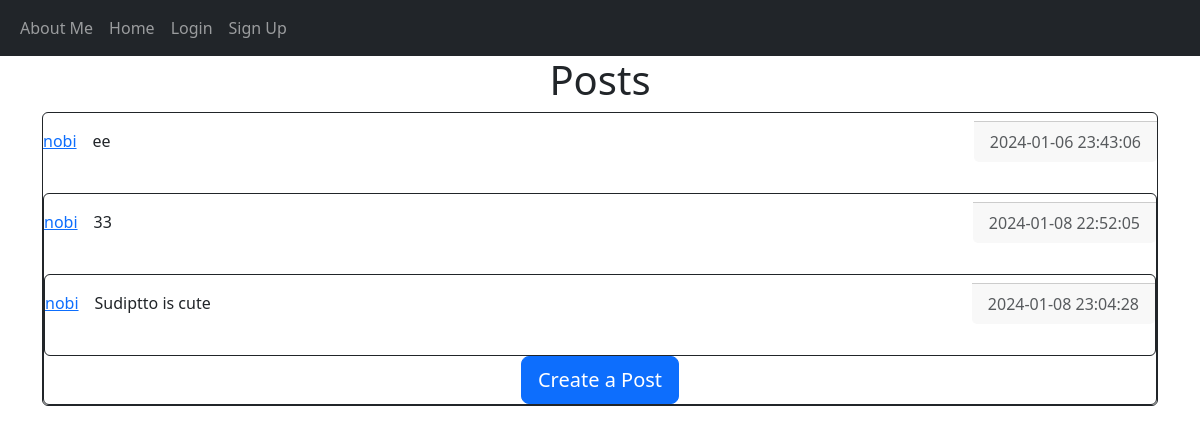
Page /home on the earlier database version.
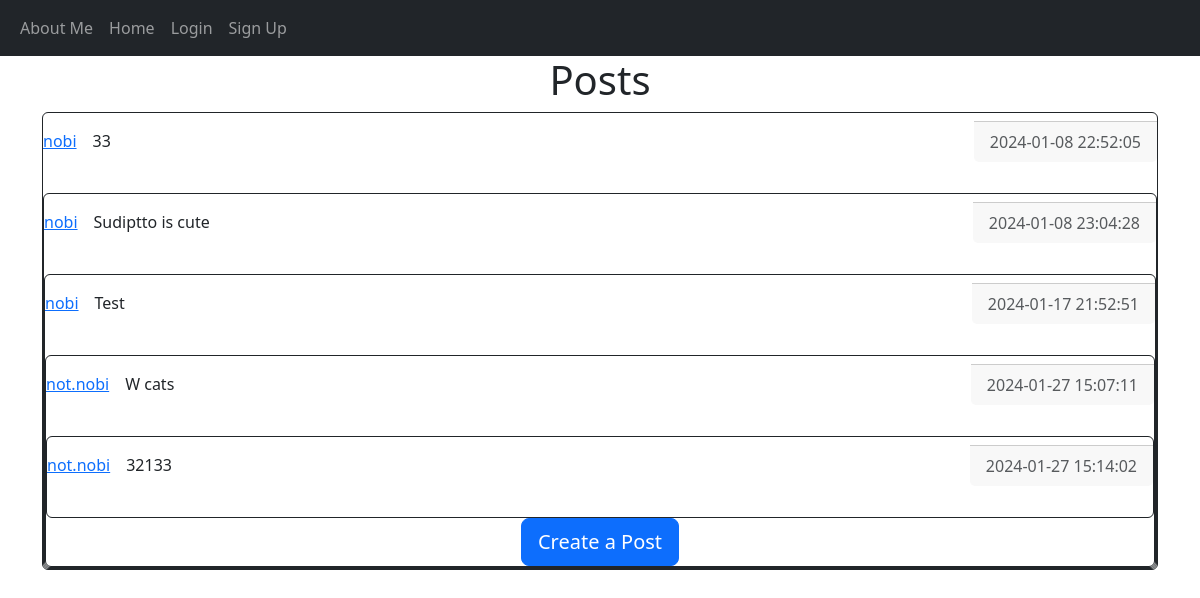
Same page on the later database version.
### main.py (models this page shows)
class Post(db.Model):
    id = db.Column(db.Integer, primary_key= True)
    text = db.Column(db.Text, nullable=False)
    date_created = db.Column(db.DateTime(timezone= True),default=func.now())
    author = db.Column(db.Integer, db.ForeignKey('user.id', ondelete = 'CASCADE'), nullable = False)

class User(db.Model, UserMixin):
    id = db.Column(db.Integer, primary_key= True)
    email = db.Column(db.String(150), unique = True)
    username = db.Column(db.String(150), unique = True)
    password = db.Column(db.String(150))
    date_created = db.Column(db.DateTime(timezone= True),default=func.now())
    posts = db.relationship('Post',backref='user', passive_deletes=True)

### main.py (the view)
@app.route("/home")
def home():
    posts = Post.query.all()
    return render_template("home.html",user=current_user,posts=posts)

### templates/home.html (shortened to what this page needs)
{% extends "posts_div.html" %} {% block title %} Home {% endblock %}

### templates/posts_div.html (shortened to what this page needs)
{% extends "base.html" %} {% block title %} Home {% endblock %}
{% block content%}
 <h1 align="center">{% block header %}Posts{% endblock %}</h1>
<div id="posts">
{% for post in posts %}
<div class="card border-dark">
    <div class="card-harder d-flex justify-content-between align-items-center">
        <a href="/posts/{{post.user.username}}">{{post.user.username}}</a>
    <div class="card-body">
    <div class="card-text"> {{post.text}} </div>
    </div>
    <div class="card-footer text-muted">
        {{post.date_created}}
    </div>
</div>
<br/ >
{% endfor %}
</div>
{% block footer %}
<div align="center">
  <a href="/create-post"><button type"button" class="btn btn-primary btn-lg">Create a Post</button></a>
</div>
{% endblock %}
{% endblock %}

### templates/base.html (shortened to what this page needs)
<!DOCTYPE html>
<html lang="en">
<head>
    <link href="https://cdn.jsdelivr.net/npm/bootstrap@5.3.2/dist/css/bootstrap.min.css" rel="stylesheet">
</head>
<body>
    <nav class="navbar navbar-expand-lg navbar-dark bg-dark">
        <div class="container-fluid">
            <div class="collapse navbar-collapse" id="navbar">
                <div class="navbar-nav">
                    <a class="nav-item nav-link" href="/">About Me</a>
                    <a class="nav-item nav-link" href="/home">Home</a>
                    {% if user.is_authenticated %}
                    <a class="nav-item nav-link" href="/logout">Logout</a>
                    {%else%}
                    <a class="nav-item nav-link" href="/login">Login</a>
                    <a class="nav-item nav-link" href="/sign-up">Sign Up</a>
                    {% endif %}
                </div>
            </div>
        </div>
    </nav>
    <div class="container">
        {% block content%} {% endblock %}
    </div>
</body>
</html>

Differences in the rows shown:
removed Post: user.username "nobi", text "ee", date_created "2024-01-06 23:43:06"
added Post: user.username "nobi", text "Test", date_created "2024-01-17 21:52:51"
added Post: user.username "not.nobi", text "W cats", date_created "2024-01-27 15:07:11"
added Post: user.username "not.nobi", text "32133", date_created "2024-01-27 15:14:02"
